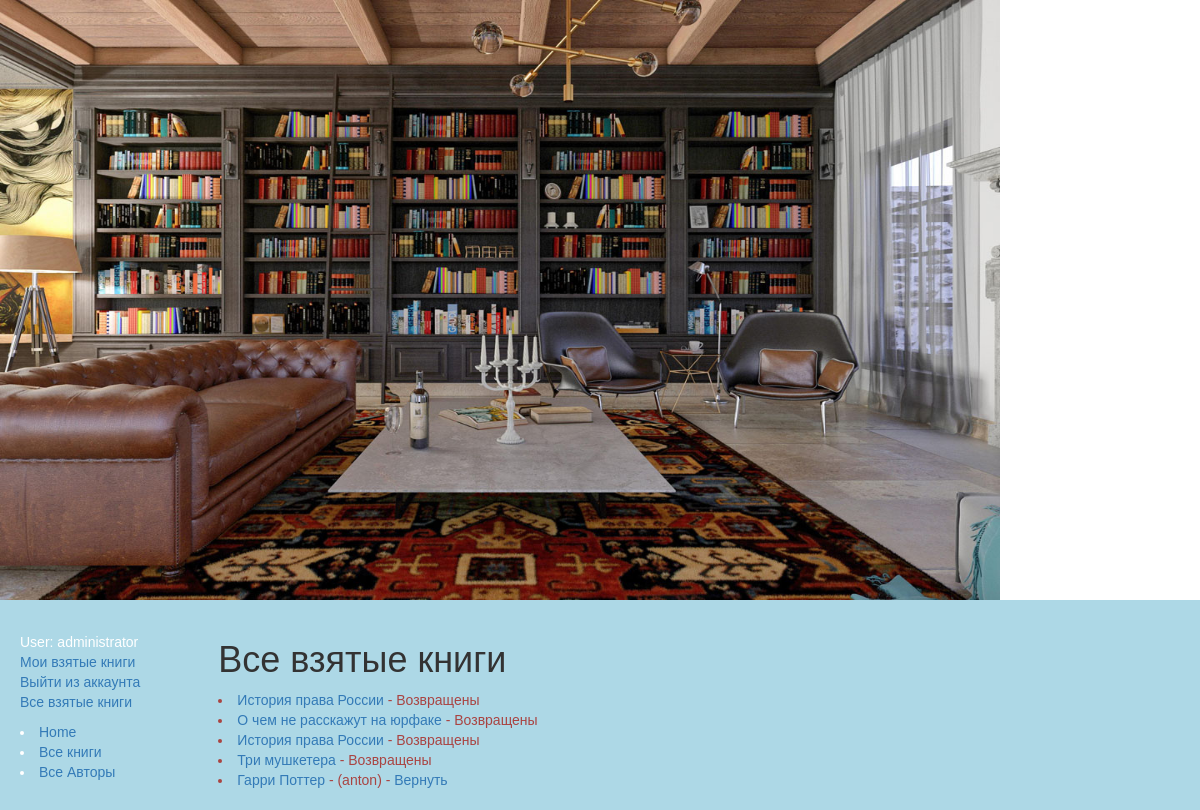
Screenshot of /catalog/allbooks/ (signed in) with the database file from the repository.
### catalog/models.py (models this page shows, shortened)
class BookInstance(models.Model):
    id = models.UUIDField(primary_key=True, default=uuid.uuid4, help_text="Unique ID for this particular book across whole library")
    book = models.ForeignKey('Book', on_delete=models.SET_NULL, null=True)
    imprint = models.CharField(max_length=200)
    due_back = models.DateField(null=True, blank=True)
    zaemshik = models.ForeignKey(User, on_delete=models.SET_NULL, null=True, blank=True)
    def is_overdue(self):
        if self.due_back and date.today() > self.due_back:
            return True
        return False
    LOAN_STATUS = (
        ('m', 'Maintenance'),
        ('o', 'On loan'),
        ('a', 'Available'),
        ('r', 'Reserved'),
    )
    status = models.CharField(max_length=1, choices=LOAN_STATUS, blank=True, default='m', help_text='Book availability')
    class Meta:
        ordering = ["due_back"]
        permissions = (("can_mark_returned", "Set book as returned"),)

class Book(models.Model):
    title = models.CharField(max_length=200)
    author = models.ForeignKey('Author', on_delete=models.SET_NULL, null=True)
    summary = models.TextField(max_length=1000, help_text="Enter a brief description of the book")
    isbn = models.CharField('ISBN',max_length=13, help_text='13 Character <a href="https://www.isbn-international.org/content/what-isbn">ISBN number</a>')
    genre = models.ManyToManyField(Genre, help_text="Select a genre for this book")
    language=models.ForeignKey("language", on_delete=models.SET_NULL, null=True)
    def display_genre(self): # НУЖНО ДЛЯ ОТОБРАЖЕНИЯ ПОЛЕЙ НА САЙТЕ
        """
        Creates a string for the Genre. This is required to display genre in Admin.
        """
        return ', '.join([genre.name for genre in self.genre.all()[:3]])
    display_genre.short_description = 'Genre'

### catalog/views.py (the view)
class LibrariansBooksListView(LoginRequiredMixin, generic.ListView):
    model = BookInstance
    template_name='catalog/bookinstance_list_bibliotekarey.html'
    def get_queryset(self):
        return BookInstance.objects.all()

### catalog/templates/catalog/bookinstance_list_bibliotekarey.html
{% extends "base_generic.html" %}
{% block content %}
{%if user.is_staff%}
    <h1>Вcе взятые книги</h1>
        {% for librbooks in bookinstance_list %}
      <li class="{% if librbooks.is_overdue %}text-danger{% endif %}">
        {%if librbooks.zaemshik%}
          <a href="{% url 'book-detail' librbooks.book.pk %}">{{librbooks.book.title}}</a> {{ librbooks.book. }} - ({{librbooks.zaemshik}}) - <a href="{% url 'ubrat-zaemshika' librbooks.id %}">Вернуть</a>
        {%else%}
            <a href="{% url 'book-detail' librbooks.book.pk %}">{{librbooks.book.title}}</a> {{ librbooks.book. }} - Возвращены
    {% endif%}
</li>
      {% endfor %}
    {%else%}
    <head>
    <meta http-equiv="refresh" content="0; URL=http://127.0.0.1:8000/catalog/" />
    </head>
    {%endif%}
{% endblock %}

### catalog/templates/base_generic.html (shortened to what this page needs)
<!doctype html>
<html lang="en">
  <head>
    <link
      rel="stylesheet"
      href="https://maxcdn.bootstrapcdn.com/bootstrap/3.3.7/css/bootstrap.min.css" />
    {% load static %}
    <link rel="stylesheet" href="{% static 'css/styles.css' %}" />
    {% load static %}
 <img
  src="{% static 'images/interier-biblioteki.jpg' %}"
  alt="interier-biblioteki"
  style="width:1000px;height:600px;"/>
  </head>
  <body>
    <div class="container-fluid">
      <div class="row">
        <div class="col-sm-2">
          {% block sidebar %}
            <ul class="sidebar-nav">
               <ul class="sidebar-nav">
                    {% if user.is_authenticated %}
                   <li>User: {{ user.get_username }}</li>
                    <li><a href="{% url 'my-borrowed' %}">Мои взятые книги</a></li>
                   <li><a href="{% url 'logout'%}?next={{request.path}}">Выйти из аккаунта</a></li>
                    {% else %}
                    <li><a href="{% url 'login'%}?next={{request.path}}">Войти в аккаунт</a></li>
                {% endif %}
                   {% if user.is_staff %}
                   <li><a href="{% url 'all-books' %}">Все взятые книги</a></li>
                   {% endif %}
            </ul>
                </ul>
              <li><a href="{% url 'index' %}">Home</a></li>
              <li><a href="{% url 'books' %}">Все книги</a></li>
              <li><a href="{% url 'authors' %}">Все Авторы</a></li>
          {% endblock %}
        </div>
        <div class="col-sm-10 ">{% block content %}{% endblock %}</div>
      </div>
    </div>
  </body>
</html>

### catalog/static/css/styles.css (style rules this page uses)
body { font-family: ‘Arial’, sans-serif; margin: 0; }
.container-fluid { background-color: lightblue; padding: 20px; }
.row { display: flex; align-items: center; justify-content: space-between; }
.col-sm-2 { color: white; text-decoration: none; transition: 0.3s; }
ul.sidebar-nav { list-style-type: none; padding-left: 0; margin-top: 0.5rem; }
li a { text-decoration: none; }

### rows the page displays
BookInstance: book "История права России"
BookInstance: book "О чем не расскажут на юрфаке"
BookInstance: book "История права России"
BookInstance: book "Три мушкетера"
BookInstance: book "Гарри Поттер", zaemshik "anton"

### other values shown
{{ user.get_username }} "administrator"
